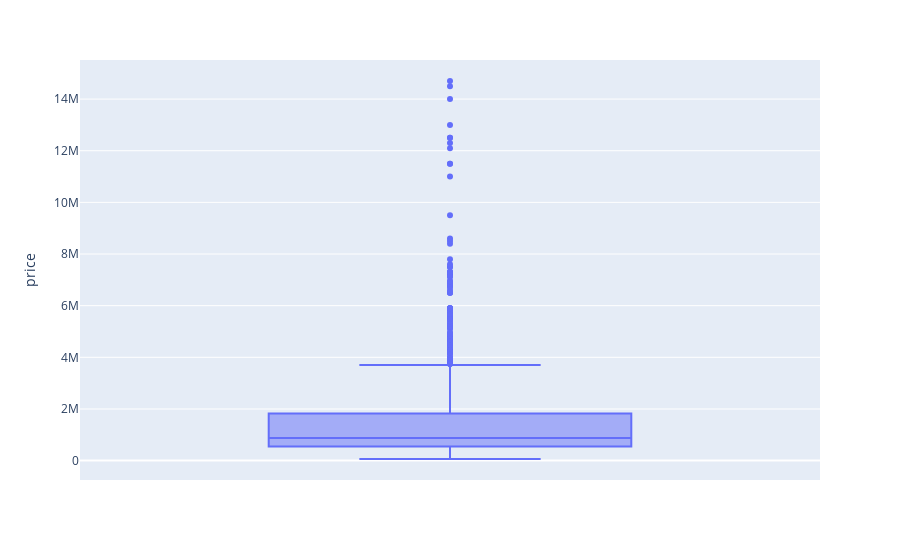

Here is the notebook cell this chart was saved with:
### Markdown cell above
# Plots For kms driven and price

### Code cell
fig = px.box(df, y="price")
fig.show()

### Figure 1 — Plotly figure (JSON) as saved in the notebook; plotly's stock layout.template omitted (floating-point values rounded to 4 significant figures; data arrays with more than 128 entries replaced by an {"elided": "..."} marker saying what was removed)
{"data": [{"alignmentgroup": "True", "hovertemplate": "price=%{y}<extra></extra>", "legendgroup": "", "marker": {"color": "#636efa"}, "name": "", "notched": false, "offsetgroup": "", "orientation": "v", "showlegend": false, "type": "box", "x0": " ", "xaxis": "x", "y": {"elided": "1725 float values"}, "y0": " ", "yaxis": "y"}], "layout": {"boxmode": "group", "legend": {"tracegroupgap": 0}, "margin": {"t": 60}, "xaxis": {"anchor": "y", "domain": [0, 1]}, "yaxis": {"anchor": "x", "domain": [0, 1], "title": {"text": "price"}}}}
